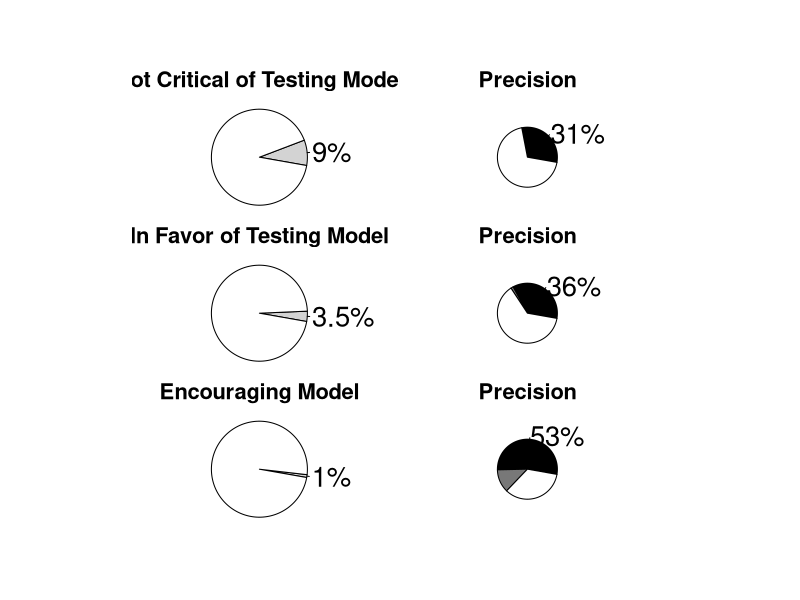

Here is the R script that generated this plot:
# Model 1 (not critical)

par(mfrow=c(3,2),oma = c(5,10,5,10),  mar = c(0,0,2,1))
pie(c(1227,13100),cex=2.5, cex.main = 2, col=c("#D3D3D3","white"),main="Not Critical of Testing Model",labels=c("9%",""),radius = 0.8, init.angle=350)
#segments(x0 = .75,y0 = .27,x1 =10, y1 = -1 )
#segments(0.75,-.18,10,1)
pie(c(378,849), cex=2.5,cex.main = 2,  col=c("black","white"),main="Precision",labels=c("31%",""),radius = 0.5, init.angle=350)
#segments(x0 = -.9,y0 = .07,x1 =-.5, y1 = 0)
#segments(x0 = -.9,y0 = -.07,x1 =-.5, y1 = 0)


# Model 2 (pro-testing) # 470 responses classified

#par(mfrow=c(1,2),oma = c(5,12,5,12),  mar = c(0,0,1,1))
pie(c(470,13100), cex=2.5,cex.main = 2, col=c("#D3D3D3","white"),main="In Favor of Testing Model",labels=c("3.5%",""),radius = 0.8, init.angle=350)
#segments(x0 = .75,y0 = .27,x1 =10, y1 = -1 )
#segments(0.75,-.18,10,1)
pie(c(168,6,296), cex=2.5,cex.main = 2, col=c("black","#787878","white"),main="Precision",labels=c("36%",""),radius = 0.5, init.angle=350)
#segments(x0 = -.9,y0 = .07,x1 =-.5, y1 = 0)
#segments(x0 = -.9,y0 = -.07,x1 =-.5, y1 = 0)

# Model 3 (encouraging) 

#par(mfrow=c(1,2),oma = c(5,12,5,12),  mar = c(0,0,1,1))
pie(c(128,13100), cex=2.5,cex.main = 2, col=c("#D3D3D3","white"),main="Encouraging Model",labels=c("1%",""),radius = 0.8, init.angle=350)
#segments(x0 = .75,y0 = .27,x1 =10, y1 = -1 )
#segments(0.75,-.18,10,1)
pie(c(68,16,44), cex=2.5,cex.main = 2, col=c("black","#787878","white"),main="Precision",labels=c("53%",""),radius = 0.5, init.angle=350)
#segments(x0 = -.9,y0 = .07,x1 =-.5, y1 = 0)
#segments(x0 = -.9,y0 = -.07,x1 =-.5, y1 = 0)
